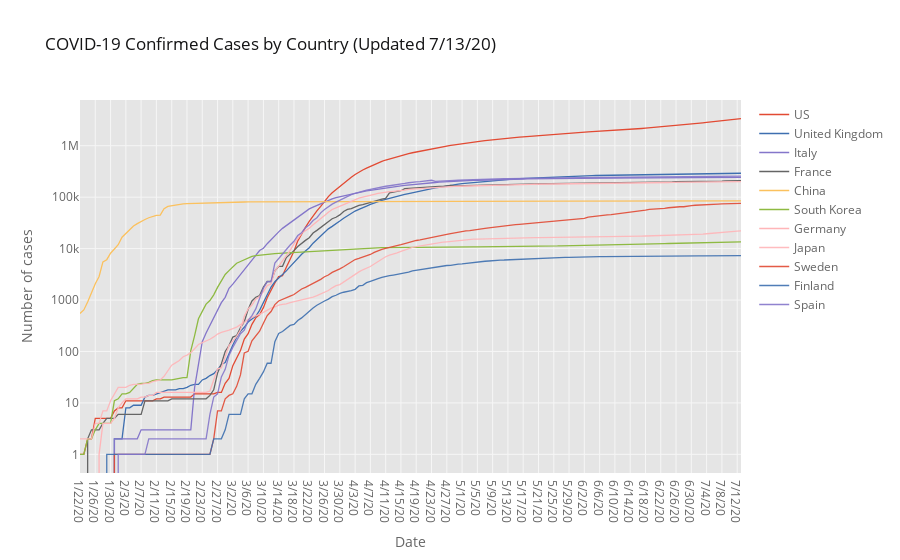

The notebook cell this image was saved under:
### Markdown cell above
## Create interactive plots of total country numbers
Y-axis on log scale

### Code cell
# plot the confirmed rates
fig = go.Figure()
by_country.xs('Confirmed', axis=1, level=1).iplot(
    kind='lines', yaxis_type='log', theme='ggplot',
    title='COVID-19 Confirmed Cases by Country (Updated {})'.format(by_country.index.tolist()[-1]),
    yaxis_title='Number of cases', xaxis_title='Date')

### Figure 1 — Plotly figure (JSON) as saved in the notebook; plotly's stock layout.template omitted (floating-point values rounded to 4 significant figures; data arrays with more than 128 entries replaced by an {"elided": "..."} marker saying what was removed)
{"data": [{"line": {"color": "rgba(226, 74, 51, 1.0)", "dash": "solid", "shape": "linear", "width": 1.3}, "mode": "lines", "name": "US", "text": "", "type": "scatter", "x": {"elided": "174 str values"}, "y": {"elided": "174 int values"}}, {"line": {"color": "rgba(62, 111, 176, 1.0)", "dash": "solid", "shape": "linear", "width": 1.3}, "mode": "lines", "name": "United Kingdom", "text": "", "type": "scatter", "x": {"elided": "174 str values"}, "y": {"elided": "174 int values"}}, {"line": {"color": "rgba(132, 118, 202, 1.0)", "dash": "solid", "shape": "linear", "width": 1.3}, "mode": "lines", "name": "Italy", "text": "", "type": "scatter", "x": {"elided": "174 str values"}, "y": {"elided": "174 int values"}}, {"line": {"color": "rgba(101, 101, 101, 1.0)", "dash": "solid", "shape": "linear", "width": 1.3}, "mode": "lines", "name": "France", "text": "", "type": "scatter", "x": {"elided": "174 str values"}, "y": {"elided": "174 int values"}}, {"line": {"color": "rgba(251, 193, 94, 1.0)", "dash": "solid", "shape": "linear", "width": 1.3}, "mode": "lines", "name": "China", "text": "", "type": "scatter", "x": {"elided": "174 str values"}, "y": {"elided": "174 int values"}}, {"line": {"color": "rgba(142, 186, 66, 1.0)", "dash": "solid", "shape": "linear", "width": 1.3}, "mode": "lines", "name": "South Korea", "text": "", "type": "scatter", "x": {"elided": "174 str values"}, "y": {"elided": "174 int values"}}, {"line": {"color": "rgba(255, 181, 184, 1.0)", "dash": "solid", "shape": "linear", "width": 1.3}, "mode": "lines", "name": "Germany", "text": "", "type": "scatter", "x": {"elided": "174 str values"}, "y": {"elided": "174 int values"}}, {"line": {"color": "rgba(255, 181, 184, 0.8999999999999999)", "dash": "solid", "shape": "linear", "width": 1.3}, "mode": "lines", "name": "Japan", "text": "", "type": "scatter", "x": {"elided": "174 str values"}, "y": {"elided": "174 int values"}}, {"line": {"color": "rgba(226, 74, 51, 0.8999999999999999)", "dash": "solid", "shape": "linear", "width": 1.3}, "mode": "lines", "name": "Sweden", "text": "", "type": "scatter", "x": {"elided": "174 str values"}, "y": {"elided": "174 int values"}}, {"line": {"color": "rgba(62, 111, 176, 0.8999999999999999)", "dash": "solid", "shape": "linear", "width": 1.3}, "mode": "lines", "name": "Finland", "text": "", "type": "scatter", "x": {"elided": "174 str values"}, "y": {"elided": "174 int values"}}, {"line": {"color": "rgba(132, 118, 202, 0.8999999999999999)", "dash": "solid", "shape": "linear", "width": 1.3}, "mode": "lines", "name": "Spain", "text": "", "type": "scatter", "x": {"elided": "174 str values"}, "y": {"elided": "174 int values"}}], "layout": {"legend": {"bgcolor": "#FFFFFF", "font": {"color": "#666666"}}, "paper_bgcolor": "#FFFFFF", "plot_bgcolor": "#E5E5E5", "title": {"font": {"color": "#151516"}, "text": "COVID-19 Confirmed Cases by Country (Updated 7/13/20)"}, "xaxis": {"gridcolor": "#F6F6F6", "showgrid": true, "tickfont": {"color": "#666666"}, "title": {"font": {"color": "#666666"}, "text": "Date"}, "zerolinecolor": "#F6F6F6"}, "yaxis": {"gridcolor": "#F6F6F6", "showgrid": true, "tickfont": {"color": "#666666"}, "title": {"font": {"color": "#666666"}, "text": "Number of cases"}, "type": "log", "zerolinecolor": "#F6F6F6"}}}
